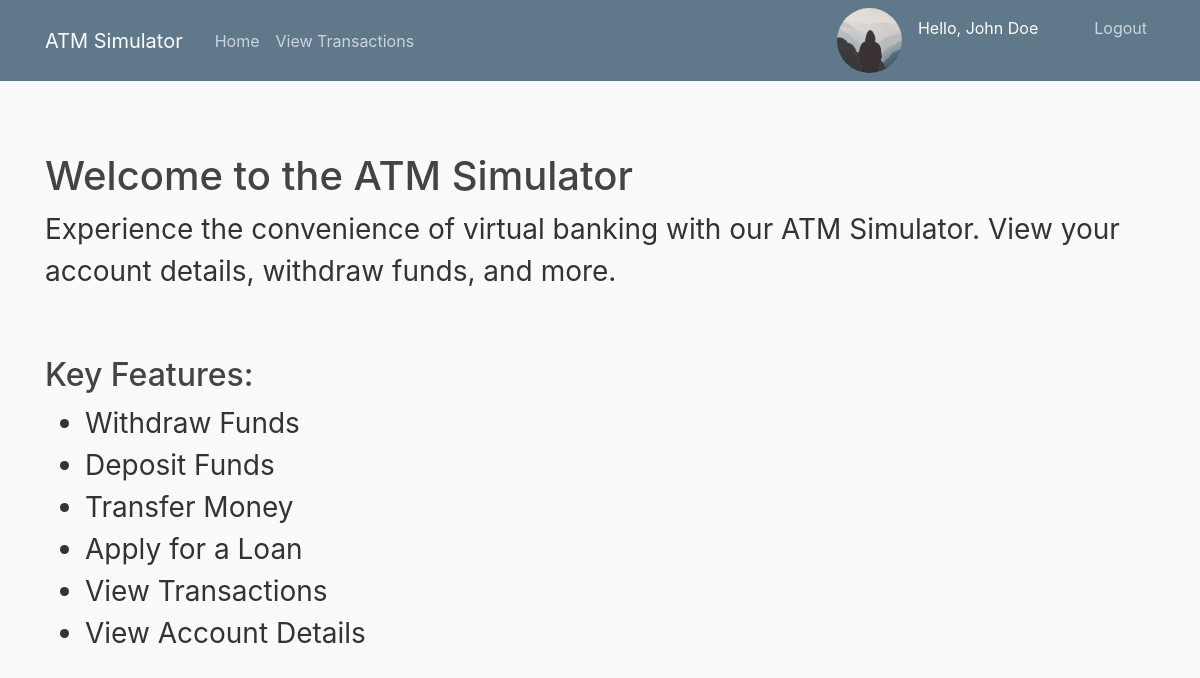
Screenshot of /home (signed in) with the database file from the repository.
### atm/models.py (models this page shows, shortened)
class User(db.Model, UserMixin):
    id = db.Column(db.Integer, primary_key = True)
    name = db.Column(db.String(50), nullable = False)
    account_number = db.Column(db.String(11), unique = True, nullable = False)
    account_balance = db.Column(db.Numeric, unique = True, nullable = False)
    profile_pic = db.Column(db.String(20), nullable = False, default = 'default.jpg')
    pin = db.Column(db.String(60), unique = True, nullable = False)
    type_acc = db.Column(db.String(7), nullable = False)
    transactions = db.relationship('Transaction', backref = 'user', lazy = True)

### atm/routes.py (the view)
@app.route("/")
@app.route("/home")
def home():
    return render_template('home.html')

### atm/models.py (called while the page is built)
@login_manager.user_loader
def load_user(user_id):
    return User.query.get(int(user_id))

### atm/templates/home.html
{% extends "layout.html" %}
{% block content %}
    <br/>
    <br/>
    <br/>
    <h1>Welcome to the ATM Simulator</h1>
    <p class = "size">Experience the convenience of virtual banking with our ATM Simulator. View your account details, withdraw funds, and more.</p>
    <br/>
    <br/>
    <h2>Key Features:</h2>
    <ul class = "size">
        <li>Withdraw Funds</li>
        <li>Deposit Funds</li>
        <li>Transfer Money</li>
        <li>Apply for a Loan</li>
        <li>View Transactions</li>
        <li>View Account Details</li>
    </ul>
{% endblock content %}

### atm/templates/layout.html (shortened to what this page needs)
<!DOCTYPE html>
<html lang="en">
<head>
    <link rel="stylesheet" href="https://cdn.jsdelivr.net/npm/bootstrap@4.4.1/dist/css/bootstrap.min.css">
    <link rel = "stylesheet" type = "text/css" href = "{{url_for('static', filename = 'main.css')}}">
</head>
<body>
    <header class="site-header">
        <nav class="navbar navbar-expand-md navbar-dark bg-steel fixed-top">
            <div class="container">
                <a class="navbar-brand mr-4" href="/">ATM Simulator</a>
                <div class="collapse navbar-collapse" id="navbarToggle">
                    <div class="navbar-nav mr-auto">
                        <a class="nav-item nav-link" href="{{ url_for('home') }}">Home</a>
                        {% if current_user.is_authenticated %}
                            <a class="nav-item nav-link" href="{{ url_for('view_transactions') }}">View Transactions</a>
                        {% endif %}
                    </div>
                    <div class="navbar-nav">
                        {% if current_user.is_authenticated %}
                            <div class = "mr-5 d-flex">
                                <img class = "rounded-circle profile-img" src = "{{url_for('static', filename = 'profile_pics/' + current_user.profile_pic)}}">
                                <p class = "mt-2 text-white">Hello, {{current_user.name}}</p>
                            </div>
                            <a class="nav-item nav-link" href="{{ url_for('logout') }}">Logout</a>
                        {% else %}
                            <a class="nav-item nav-link" href="{{ url_for('login') }}">Login</a>
                        {% endif %}
                    </div>
                </div>
            </div>
        </nav>
    </header>
    <div class = "container">
        {% block content %}{% endblock %}
    </div>
</body>
</html>

### atm/static/main.css (style rules this page uses)
body { background: #fafafa; color: #333333; margin-top: 5rem; }
h1, h2, h3, h4, h5, h6 { color: #444444; }
.size { font-size: 28px }
.bg-steel { background-color: #5f788a; }
.site-header .navbar-nav .nav-link { color: #cbd5db; }
.profile-img { height: 65px; width: 65px; margin-right: 16px; }

### rows the page displays
User: profile_pic (picture), name "John Doe"
